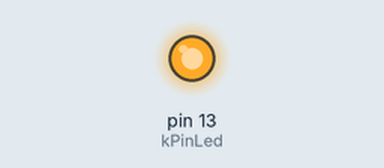
This sketch was run on a simulated Arduino Uno, built with avr-gcc and run on an emulated ATmega328P. Shown: output pins drawn as LEDs (lit = HIGH).

Above: at 0.75 s.
At 10.5 s:
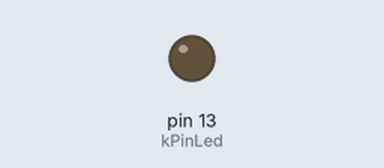
Timing chart, 0 to 14.3 s (numbered marks = the images above):
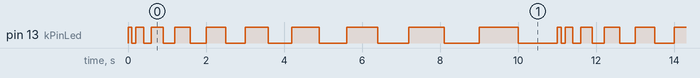

Measured:
- by itself, pin 13 (kPinLed): repeats every 11.0 s: LOW 0.10 s, HIGH 0.20 s, LOW 0.20 s, HIGH 0.30 s, LOW 0.30 s, HIGH 0.40 s, LOW 0.40 s, HIGH 0.50 s, LOW 0.50 s, HIGH 0.60 s, LOW 0.60 s, HIGH 0.70 s, LOW 0.70 s, HIGH 0.80 s, LOW 0.80 s, HIGH 0.90 s, LOW 0.90 s, HIGH 1.0 s, LOW 1.0 s, HIGH 0.10 s
- by itself, everything shown: repeats every 11.0 s, in 20 steps

The sketch:

While.ino
```cpp
const int kPinLed = 13;
int delayTime = 0;
 void setup()
 {
  pinMode(kPinLed, OUTPUT);
 }

void loop()
{
  while(delayTime < 1000){ // while delayTime is less than 1000
   delayTime = delayTime + 100;
   digitalWrite(kPinLed, HIGH);
   delay(delayTime);
   digitalWrite(kPinLed, LOW);
   delay(delayTime);
  }
  delayTime = 0;

}
```
